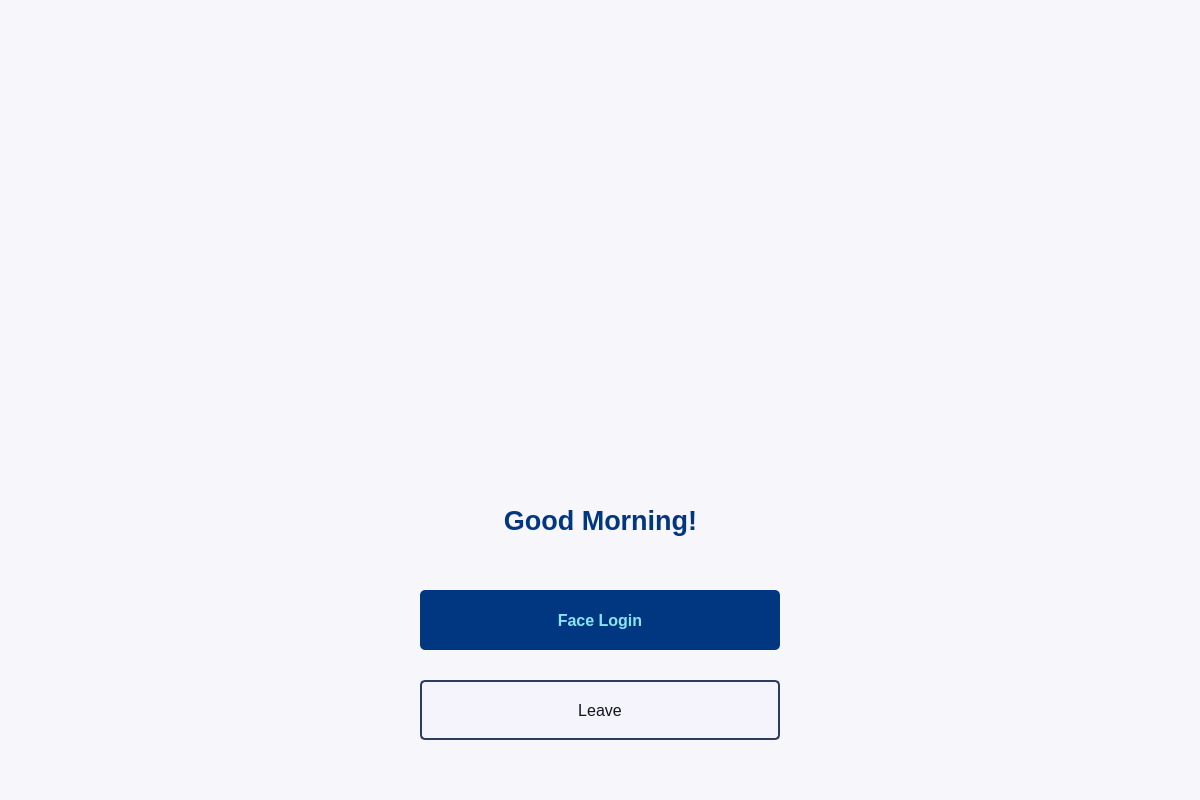
<?xml version="1.0" encoding="UTF-8"?>
<ui version="4.0">
 <class>MainWindow</class>
 <widget class="QMainWindow" name="MainWindow">
  <property name="geometry">
   <rect>
    <x>0</x>
    <y>0</y>
    <width>1200</width>
    <height>800</height>
   </rect>
  </property>
  <property name="sizePolicy">
   <sizepolicy hsizetype="Preferred" vsizetype="Preferred">
    <horstretch>0</horstretch>
    <verstretch>0</verstretch>
   </sizepolicy>
  </property>
  <property name="palette">
   <palette>
    <active>
     <colorrole role="WindowText">
      <brush brushstyle="SolidPattern">
       <color alpha="255">
        <red>0</red>
        <green>0</green>
        <blue>0</blue>
       </color>
      </brush>
     </colorrole>
     <colorrole role="Button">
      <brush brushstyle="SolidPattern">
       <color alpha="255">
        <red>247</red>
        <green>246</green>
        <blue>251</blue>
       </color>
      </brush>
     </colorrole>
     <colorrole role="Light">
      <brush brushstyle="SolidPattern">
       <color alpha="255">
        <red>255</red>
        <green>255</green>
        <blue>255</blue>
       </color>
      </brush>
     </colorrole>
     <colorrole role="Midlight">
      <brush brushstyle="SolidPattern">
       <color alpha="255">
        <red>251</red>
        <green>250</green>
        <blue>253</blue>
       </color>
      </brush>
     </colorrole>
     <colorrole role="Dark">
      <brush brushstyle="SolidPattern">
       <color alpha="255">
        <red>123</red>
        <green>123</green>
        <blue>125</blue>
       </color>
      </brush>
     </colorrole>
     <colorrole role="Mid">
      <brush brushstyle="SolidPattern">
       <color alpha="255">
        <red>165</red>
        <green>164</green>
        <blue>167</blue>
       </color>
      </brush>
     </colorrole>
     <colorrole role="Text">
      <brush brushstyle="SolidPattern">
       <color alpha="255">
        <red>0</red>
        <green>0</green>
        <blue>0</blue>
       </color>
      </brush>
     </colorrole>
     <colorrole role="BrightText">
      <brush brushstyle="SolidPattern">
       <color alpha="255">
        <red>255</red>
        <green>255</green>
        <blue>255</blue>
       </color>
      </brush>
     </colorrole>
     <colorrole role="ButtonText">
      <brush brushstyle="SolidPattern">
       <color alpha="255">
        <red>0</red>
        <green>0</green>
        <blue>0</blue>
       </color>
      </brush>
     </colorrole>
     <colorrole role="Base">
      <brush brushstyle="SolidPattern">
       <color alpha="255">
        <red>255</red>
        <green>255</green>
        <blue>255</blue>
       </color>
      </brush>
     </colorrole>
     <colorrole role="Window">
      <brush brushstyle="SolidPattern">
       <color alpha="255">
        <red>247</red>
        <green>246</green>
        <blue>251</blue>
       </color>
      </brush>
     </colorrole>
     <colorrole role="Shadow">
      <brush brushstyle="SolidPattern">
       <color alpha="255">
        <red>0</red>
        <green>0</green>
        <blue>0</blue>
       </color>
      </brush>
     </colorrole>
     <colorrole role="AlternateBase">
      <brush brushstyle="SolidPattern">
       <color alpha="255">
        <red>251</red>
        <green>250</green>
        <blue>253</blue>
       </color>
      </brush>
     </colorrole>
     <colorrole role="ToolTipBase">
      <brush brushstyle="SolidPattern">
       <color alpha="255">
        <red>255</red>
        <green>255</green>
        <blue>220</blue>
       </color>
      </brush>
     </colorrole>
     <colorrole role="ToolTipText">
      <brush brushstyle="SolidPattern">
       <color alpha="255">
        <red>0</red>
        <green>0</green>
        <blue>0</blue>
       </color>
      </brush>
     </colorrole>
     <colorrole role="PlaceholderText">
      <brush brushstyle="SolidPattern">
       <color alpha="128">
        <red>0</red>
        <green>0</green>
        <blue>0</blue>
       </color>
      </brush>
     </colorrole>
    </active>
    <inactive>
     <colorrole role="WindowText">
      <brush brushstyle="SolidPattern">
       <color alpha="255">
        <red>0</red>
        <green>0</green>
        <blue>0</blue>
       </color>
      </brush>
     </colorrole>
     <colorrole role="Button">
      <brush brushstyle="SolidPattern">
       <color alpha="255">
        <red>247</red>
        <green>246</green>
        <blue>251</blue>
       </color>
      </brush>
     </colorrole>
     <colorrole role="Light">
      <brush brushstyle="SolidPattern">
       <color alpha="255">
        <red>255</red>
        <green>255</green>
        <blue>255</blue>
       </color>
      </brush>
     </colorrole>
     <colorrole role="Midlight">
      <brush brushstyle="SolidPattern">
       <color alpha="255">
        <red>251</red>
        <green>250</green>
        <blue>253</blue>
       </color>
      </brush>
     </colorrole>
     <colorrole role="Dark">
      <brush brushstyle="SolidPattern">
       <color alpha="255">
        <red>123</red>
        <green>123</green>
        <blue>125</blue>
       </color>
      </brush>
     </colorrole>
     <colorrole role="Mid">
      <brush brushstyle="SolidPattern">
       <color alpha="255">
        <red>165</red>
        <green>164</green>
        <blue>167</blue>
       </color>
      </brush>
     </colorrole>
     <colorrole role="Text">
      <brush brushstyle="SolidPattern">
       <color alpha="255">
        <red>0</red>
        <green>0</green>
        <blue>0</blue>
       </color>
      </brush>
     </colorrole>
     <colorrole role="BrightText">
      <brush brushstyle="SolidPattern">
       <color alpha="255">
        <red>255</red>
        <green>255</green>
        <blue>255</blue>
       </color>
      </brush>
     </colorrole>
     <colorrole role="ButtonText">
      <brush brushstyle="SolidPattern">
       <color alpha="255">
        <red>0</red>
        <green>0</green>
        <blue>0</blue>
       </color>
      </brush>
     </colorrole>
     <colorrole role="Base">
      <brush brushstyle="SolidPattern">
       <color alpha="255">
        <red>255</red>
        <green>255</green>
        <blue>255</blue>
       </color>
      </brush>
     </colorrole>
     <colorrole role="Window">
      <brush brushstyle="SolidPattern">
       <color alpha="255">
        <red>247</red>
        <green>246</green>
        <blue>251</blue>
       </color>
      </brush>
     </colorrole>
     <colorrole role="Shadow">
      <brush brushstyle="SolidPattern">
       <color alpha="255">
        <red>0</red>
        <green>0</green>
        <blue>0</blue>
       </color>
      </brush>
     </colorrole>
     <colorrole role="AlternateBase">
      <brush brushstyle="SolidPattern">
       <color alpha="255">
        <red>251</red>
        <green>250</green>
        <blue>253</blue>
       </color>
      </brush>
     </colorrole>
     <colorrole role="ToolTipBase">
      <brush brushstyle="SolidPattern">
       <color alpha="255">
        <red>255</red>
        <green>255</green>
        <blue>220</blue>
       </color>
      </brush>
     </colorrole>
     <colorrole role="ToolTipText">
      <brush brushstyle="SolidPattern">
       <color alpha="255">
        <red>0</red>
        <green>0</green>
        <blue>0</blue>
       </color>
      </brush>
     </colorrole>
     <colorrole role="PlaceholderText">
      <brush brushstyle="SolidPattern">
       <color alpha="128">
        <red>0</red>
        <green>0</green>
        <blue>0</blue>
       </color>
      </brush>
     </colorrole>
    </inactive>
    <disabled>
     <colorrole role="WindowText">
      <brush brushstyle="SolidPattern">
       <color alpha="255">
        <red>123</red>
        <green>123</green>
        <blue>125</blue>
       </color>
      </brush>
     </colorrole>
     <colorrole role="Button">
      <brush brushstyle="SolidPattern">
       <color alpha="255">
        <red>247</red>
        <green>246</green>
        <blue>251</blue>
       </color>
      </brush>
     </colorrole>
     <colorrole role="Light">
      <brush brushstyle="SolidPattern">
       <color alpha="255">
        <red>255</red>
        <green>255</green>
        <blue>255</blue>
       </color>
      </brush>
     </colorrole>
     <colorrole role="Midlight">
      <brush brushstyle="SolidPattern">
       <color alpha="255">
        <red>251</red>
        <green>250</green>
        <blue>253</blue>
       </color>
      </brush>
     </colorrole>
     <colorrole role="Dark">
      <brush brushstyle="SolidPattern">
       <color alpha="255">
        <red>123</red>
        <green>123</green>
        <blue>125</blue>
       </color>
      </brush>
     </colorrole>
     <colorrole role="Mid">
      <brush brushstyle="SolidPattern">
       <color alpha="255">
        <red>165</red>
        <green>164</green>
        <blue>167</blue>
       </color>
      </brush>
     </colorrole>
     <colorrole role="Text">
      <brush brushstyle="SolidPattern">
       <color alpha="255">
        <red>123</red>
        <green>123</green>
        <blue>125</blue>
       </color>
      </brush>
     </colorrole>
     <colorrole role="BrightText">
      <brush brushstyle="SolidPattern">
       <color alpha="255">
        <red>255</red>
        <green>255</green>
        <blue>255</blue>
       </color>
      </brush>
     </colorrole>
     <colorrole role="ButtonText">
      <brush brushstyle="SolidPattern">
       <color alpha="255">
        <red>123</red>
        <green>123</green>
        <blue>125</blue>
       </color>
      </brush>
     </colorrole>
     <colorrole role="Base">
      <brush brushstyle="SolidPattern">
       <color alpha="255">
        <red>247</red>
        <green>246</green>
        <blue>251</blue>
       </color>
      </brush>
     </colorrole>
     <colorrole role="Window">
      <brush brushstyle="SolidPattern">
       <color alpha="255">
        <red>247</red>
        <green>246</green>
        <blue>251</blue>
       </color>
      </brush>
     </colorrole>
     <colorrole role="Shadow">
      <brush brushstyle="SolidPattern">
       <color alpha="255">
        <red>0</red>
        <green>0</green>
        <blue>0</blue>
       </color>
      </brush>
     </colorrole>
     <colorrole role="AlternateBase">
      <brush brushstyle="SolidPattern">
       <color alpha="255">
        <red>247</red>
        <green>246</green>
        <blue>251</blue>
       </color>
      </brush>
     </colorrole>
     <colorrole role="ToolTipBase">
      <brush brushstyle="SolidPattern">
       <color alpha="255">
        <red>255</red>
        <green>255</green>
        <blue>220</blue>
       </color>
      </brush>
     </colorrole>
     <colorrole role="ToolTipText">
      <brush brushstyle="SolidPattern">
       <color alpha="255">
        <red>0</red>
        <green>0</green>
        <blue>0</blue>
       </color>
      </brush>
     </colorrole>
     <colorrole role="PlaceholderText">
      <brush brushstyle="SolidPattern">
       <color alpha="128">
        <red>0</red>
        <green>0</green>
        <blue>0</blue>
       </color>
      </brush>
     </colorrole>
    </disabled>
   </palette>
  </property>
  <property name="font">
   <font>
    <family>Yu Gothic UI</family>
   </font>
  </property>
  <property name="windowTitle">
   <string>iKYC</string>
  </property>
  <widget class="QWidget" name="centralwidget">
   <widget class="QLabel" name="logo">
    <property name="geometry">
     <rect>
      <x>400</x>
      <y>90</y>
      <width>401</width>
      <height>401</height>
     </rect>
    </property>
    <property name="text">
     <string/>
    </property>
    <property name="pixmap">
     <pixmap>resources/logo.png</pixmap>
    </property>
    <property name="scaledContents">
     <bool>true</bool>
    </property>
   </widget>
   <widget class="QPushButton" name="loginButton">
    <property name="geometry">
     <rect>
      <x>420</x>
      <y>590</y>
      <width>360</width>
      <height>60</height>
     </rect>
    </property>
    <property name="font">
     <font>
      <family>Yu Gothic UI</family>
      <pointsize>12</pointsize>
      <weight>75</weight>
      <bold>true</bold>
     </font>
    </property>
    <property name="cursor">
     <cursorShape>ArrowCursor</cursorShape>
    </property>
    <property name="styleSheet">
     <string notr="true">QPushButton{
    background: rgb(0, 55, 128);
    color: rgb(139, 229, 253);
    border-radius: 5px;
}
QPushButton:hover{
    background: rgb(0, 73, 168);
    color: rgb(139, 229, 253);
    border-radius: 5px;
}
QPushButton:pressed{
    background: rgb(0, 55, 128);
    color: rgb(139, 229, 253);
    border-radius: 5px;
}</string>
    </property>
    <property name="text">
     <string>Face Login</string>
    </property>
   </widget>
   <widget class="QPushButton" name="leaveButton">
    <property name="geometry">
     <rect>
      <x>420</x>
      <y>680</y>
      <width>360</width>
      <height>60</height>
     </rect>
    </property>
    <property name="font">
     <font>
      <family>Yu Gothic UI</family>
      <pointsize>12</pointsize>
      <weight>50</weight>
      <bold>false</bold>
     </font>
    </property>
    <property name="cursor">
     <cursorShape>ArrowCursor</cursorShape>
    </property>
    <property name="styleSheet">
     <string notr="true">QPushButton{
    background: rgb(245, 243, 251);
    color: rgb(15, 22, 33);
    border-radius: 5px;
	border: 2px solid rgb(42, 61, 91)
}
QPushButton:hover{
    background: rgb(231, 230, 237);
    color: rgb(15, 22, 33);
    border-radius: 5px;
	border: 2px solid rgb(42, 61, 91)
}
QPushButton:pressed{
    background: rgb(205, 203, 210);
    color: rgb(15, 22, 33);
    border-radius: 5px;
	border: 2px solid rgb(42, 61, 91)
}</string>
    </property>
    <property name="text">
     <string>Leave</string>
    </property>
   </widget>
   <widget class="QLabel" name="greetingLabel">
    <property name="geometry">
     <rect>
      <x>420</x>
      <y>490</y>
      <width>361</width>
      <height>61</height>
     </rect>
    </property>
    <property name="font">
     <font>
      <family>Yu Gothic UI</family>
      <pointsize>20</pointsize>
      <weight>75</weight>
      <bold>true</bold>
     </font>
    </property>
    <property name="text">
     <string>&lt;html&gt;&lt;head/&gt;&lt;body&gt;&lt;p&gt;&lt;span style=&quot; color:#003780;&quot;&gt;Good Morning!&lt;/span&gt;&lt;/p&gt;&lt;/body&gt;&lt;/html&gt;</string>
    </property>
    <property name="alignment">
     <set>Qt::AlignCenter</set>
    </property>
   </widget>
  </widget>
 </widget>
 <resources/>
 <connections/>
</ui>
